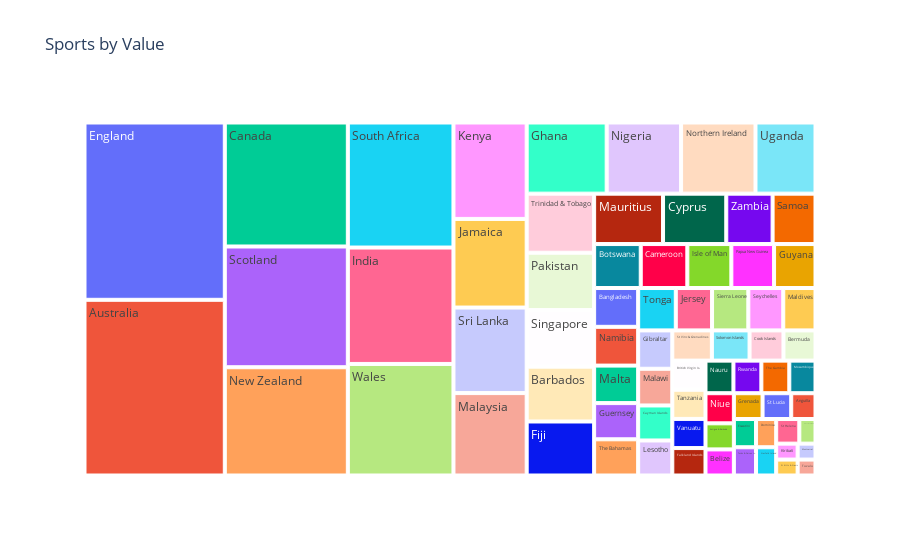

Notebook code cell kept with this figure:
### Code cell
#Treemap showing country participation

fig = px.treemap(part, path=['TEAM'], title='Sports by Value')
fig.show()

### Figure 1 — Plotly figure (JSON) as saved in the notebook; plotly's stock layout.template omitted (floating-point values rounded to 4 significant figures)
{"data": [{"branchvalues": "total", "domain": {"x": [0, 1], "y": [0, 1]}, "hovertemplate": "labels=%{label}<br>count=%{value}<br>parent=%{parent}<br>id=%{id}<extra></extra>", "ids": ["Anguilla", "Antigua & Barbuda", "Australia", "Bangladesh", "Barbados", "Belize", "Bermuda", "Botswana", "British Virgin Is.", "Brunei Darussalam", "Cameroon", "Canada", "Cayman Islands", "Cook Islands", "Cyprus", "Dominica", "England", "Eswatini", "Falkland Islands", "Fiji", "Ghana", "Gibraltar", "Grenada", "Guernsey", "Guyana", "India", "Isle of Man", "Jamaica", "Jersey", "Kenya", "Kiribati", "Lesotho", "Malawi", "Malaysia", "Maldives", "Malta", "Mauritius", "Montserrat", "Mozambique", "Namibia", "Nauru", "New Zealand", "Nigeria", "Niue", "Norfolk Island", "Northern Ireland", "Pakistan", "Papua New Guinea", "Rwanda", "Samoa", "Scotland", "Seychelles", "Sierra Leone", "Singapore", "Solomon Islands", "South Africa", "Sri Lanka", "St Helena", "St Kitts & Nevis", "St Lucia", "St Vinc & Grenadines", "Tanzania", "The Bahamas", "The Gambia", "Tonga", "Trinidad & Tobago", "Turks & Caicos Is.", "Tuvalu", "Uganda", "Vanuatu", "Wales", "Zambia"], "labels": ["Anguilla", "Antigua & Barbuda", "Australia", "Bangladesh", "Barbados", "Belize", "Bermuda", "Botswana", "British Virgin Is.", "Brunei Darussalam", "Cameroon", "Canada", "Cayman Islands", "Cook Islands", "Cyprus", "Dominica", "England", "Eswatini", "Falkland Islands", "Fiji", "Ghana", "Gibraltar", "Grenada", "Guernsey", "Guyana", "India", "Isle of Man", "Jamaica", "Jersey", "Kenya", "Kiribati", "Lesotho", "Malawi", "Malaysia", "Maldives", "Malta", "Mauritius", "Montserrat", "Mozambique", "Namibia", "Nauru", "New Zealand", "Nigeria", "Niue", "Norfolk Island", "Northern Ireland", "Pakistan", "Papua New Guinea", "Rwanda", "Samoa", "Scotland", "Seychelles", "Sierra Leone", "Singapore", "Solomon Islands", "South Africa", "Sri Lanka", "St Helena", "St Kitts & Nevis", "St Lucia", "St Vinc & Grenadines", "Tanzania", "The Bahamas", "The Gambia", "Tonga", "Trinidad & Tobago", "Turks & Caicos Is.", "Tuvalu", "Uganda", "Vanuatu", "Wales", "Zambia"], "name": "", "parents": ["", "", "", "", "", "", "", "", "", "", "", "", "", "", "", "", "", "", "", "", "", "", "", "", "", "", "", "", "", "", "", "", "", "", "", "", "", "", "", "", "", "", "", "", "", "", "", "", "", "", "", "", "", "", "", "", "", "", "", "", "", "", "", "", "", "", "", "", "", "", "", ""], "type": "treemap", "values": [11, 13, 433, 30, 65, 13, 17, 36, 17, 7, 36, 268, 21, 18, 56, 10, 437, 11, 16, 64, 100, 23, 13, 28, 32, 216, 34, 114, 27, 124, 6, 21, 22, 106, 24, 29, 61, 5, 15, 30, 16, 234, 93, 15, 10, 93, 68, 33, 16, 38, 261, 26, 27, 67, 20, 232, 110, 10, 6, 13, 21, 17, 28, 16, 28, 70, 11, 5, 75, 17, 207, 41]}], "layout": {"legend": {"tracegroupgap": 0}, "title": {"text": "Sports by Value"}}}
